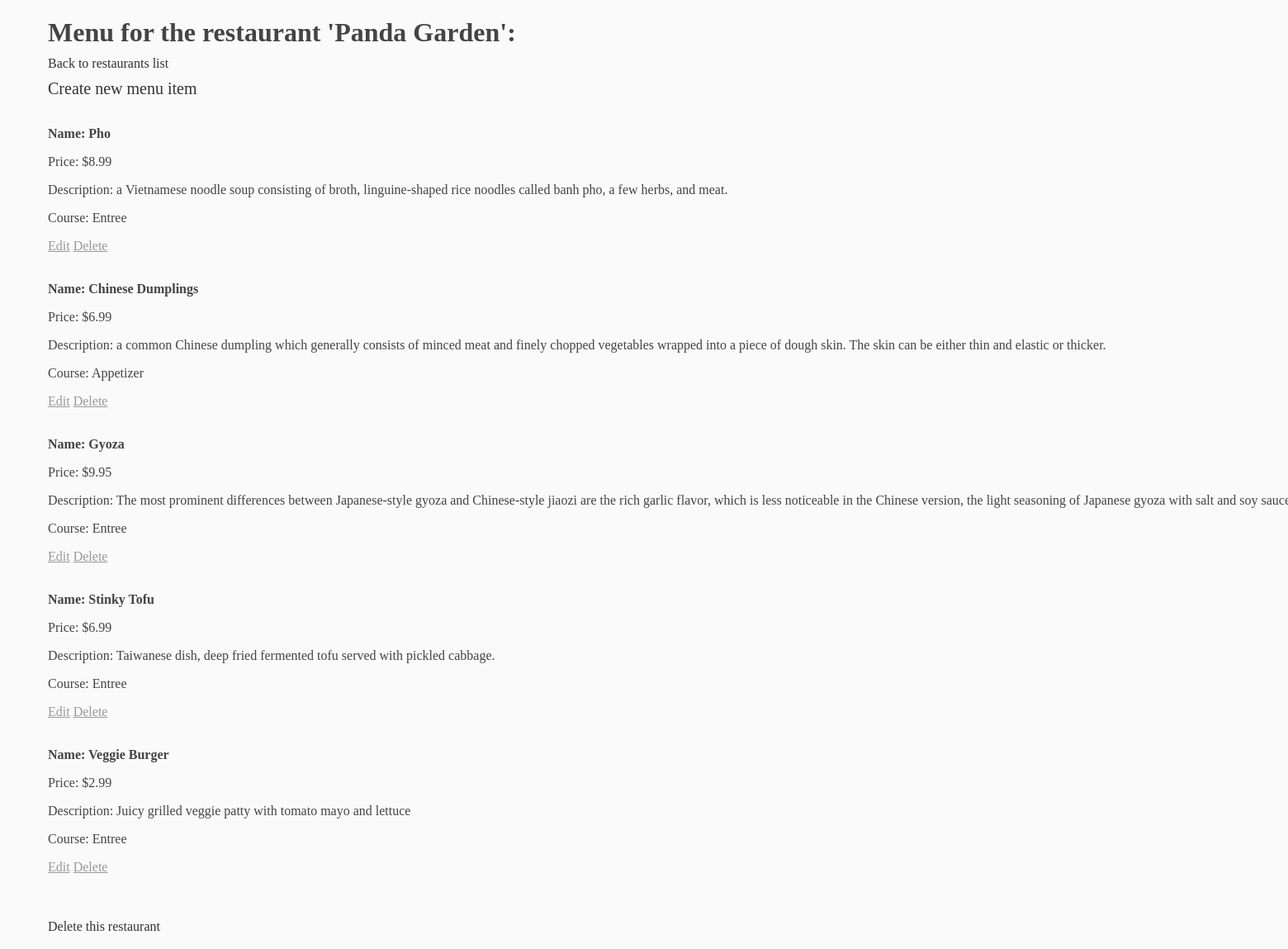
The app's page /restaurant/4/menu with its own data.
### database_setup.py (models this page shows, shortened)
class Restaurant(Base):
    __tablename__ = 'restaurant'
    name = Column(
        String(80), nullable = False)
    id   = Column(
        Integer, primary_key = True)

class MenuItem(Base):
    __tablename__ = 'menu_item'
    name = Column(String(80), nullable = False)
    id   = Column(Integer, primary_key = True)
    course        = Column(String(250))
    description   = Column(String(250))
    price         = Column(String(8))
    restaurant_id = Column(
        Integer, ForeignKey('restaurant.id'))
    restaurant    = relationship(Restaurant)

### restaurants.py (the view)
@app.route('/restaurant/<int:restaurant_id>')
@app.route('/restaurant/<int:restaurant_id>/menu')
def showMenu(restaurant_id):
    restaurant = sess.query(Restaurant).filter(Restaurant.id == restaurant_id).first()
    items = sess.query(MenuItem).filter(MenuItem.restaurant_id == restaurant_id).all()
    return render_template('menu.html', restaurant = restaurant, items = items)

### templates/menu.html (shortened to what this page needs)
<!DOCTYPE html>
<html>
<head>
    <link rel="stylesheet" type="text/css" href="{{url_for('static', filename='css/main.css')}}">
</head>
<body>
    <h1>Menu for the restaurant '{{restaurant.name}}':</h1>
    <a class="back" href="{{url_for('showRestaurants')}}">Back to restaurants list</a><br>
    <a class="create" href="{{url_for('newMenuItem', restaurant_id = restaurant.id)}}">Create new menu item</a>
    <br><br>
    {% for e in items %}
        <p><strong>Name: {{e.name}}</strong></p>
        <p>Price: {{e.price}}</p>
        <p>Description: {{e.description}}</p>
        <p>Course: {{e.course}}</p>
        <a class="edit" href="{{url_for('editMenuItem', menu_id = e.id, restaurant_id = restaurant.id)}}">Edit</a>
        <a class="edit" href="{{url_for('deleteMenuItem', menu_id = e.id, restaurant_id = restaurant.id)}}">Delete</a>
        <br><br>
    {% endfor %}
    <br><br>
    <a class="back" href="{{url_for('deleteRestaurant', restaurant_id = restaurant.id)}}">Delete this restaurant</a>
</body>
</html>

### static/css/main.css (style rules this page uses)
body { background-color: #fafafa; padding: 0px 50px 0px 50px; color: #444; width: max-content; }
h1 { margin-bottom: 10px; }
a { display: inline-block; }
.edit { color: #999; text-transform: capitalize; }
.back { color: #333; font-size: 16px; text-decoration: none; margin-bottom: 10px; }
.create { color: #333; font-size: 20px; text-decoration: none; }

### records on screen
Restaurant: name "Panda Garden"
MenuItem: name "Pho", price "$8.99", description "a Vietnamese noodle soup consisting of broth, linguine-shaped rice noodles called banh pho, a few herbs, and meat.", course "Entree"
MenuItem: name "Chinese Dumplings", price "$6.99", description "a common Chinese dumpling which generally consists of minced meat and finely chopped vegetables wrapped into a piece of dough skin. The skin can be either thin and elastic or thicker.", course "Appetizer"
MenuItem: name "Gyoza", price "$9.95", description "The most prominent differences between Japanese-style gyoza and Chinese-style jiaozi are the rich garlic flavor, which is less noticeable in the Chinese version, the light seasoning of Japanese gyoza with salt and soy…", course "Entree"
MenuItem: name "Stinky Tofu", price "$6.99", description "Taiwanese dish, deep fried fermented tofu served with pickled cabbage.", course "Entree"
MenuItem: name "Veggie Burger", price "$2.99", description "Juicy grilled veggie patty with tomato mayo and lettuce", course "Entree"
